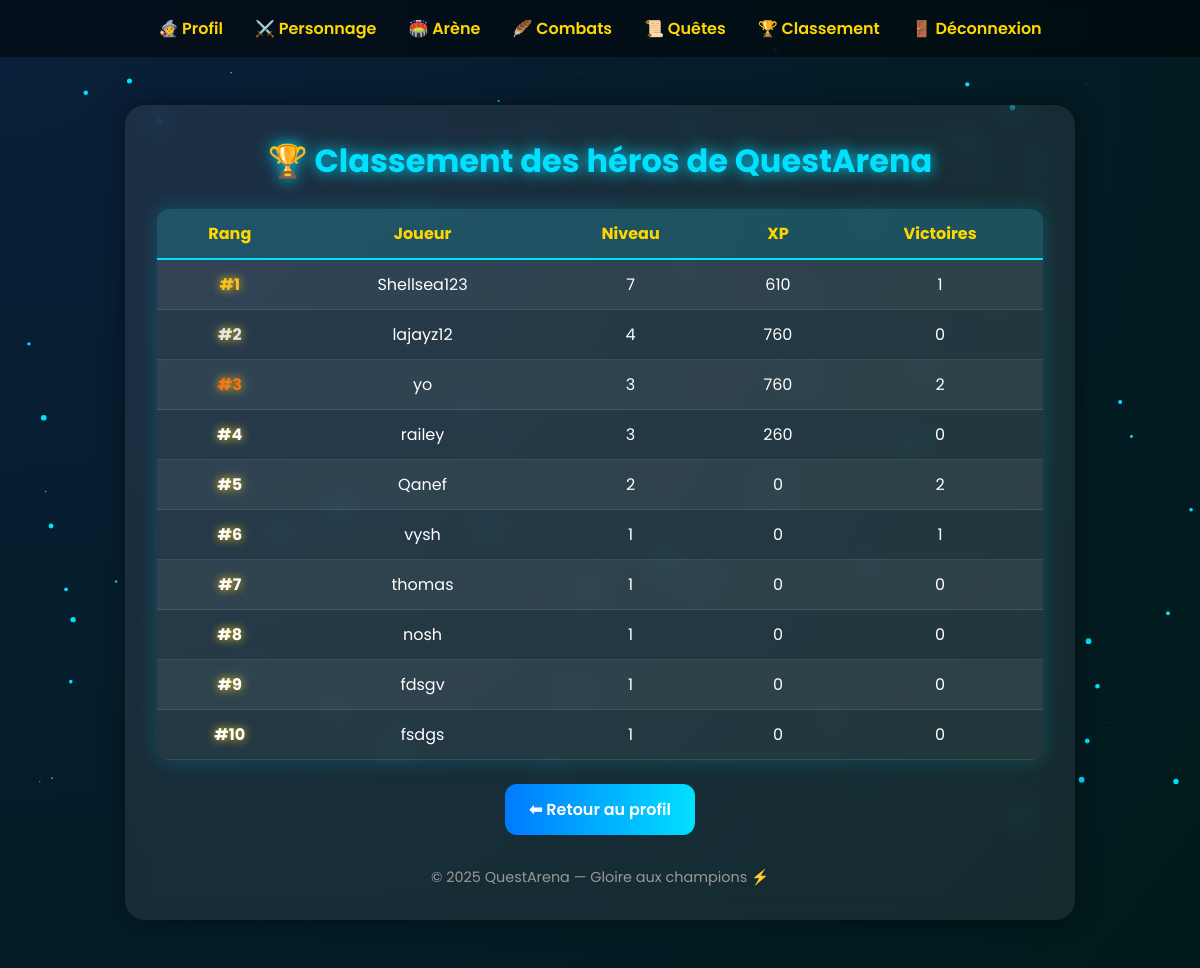
Page /Views/classement.php (signed in) on the committed database.
### tables this page shows
CREATE TABLE `personnage` (
  `id` int(11) NOT NULL,
  `joueur_id` int(11) DEFAULT NULL,
  `nom` varchar(50) DEFAULT NULL,
  `niveau` int(11) DEFAULT 1,
  `points_vie` int(11) DEFAULT 100,
  `attaque` int(11) DEFAULT 10,
  `defense` int(11) DEFAULT 5,
  `experience` int(11) DEFAULT 0,
  `victoires` int(11) DEFAULT 0
);

CREATE TABLE `joueur` (
  `id` int(11) NOT NULL,
  `pseudo` varchar(50) NOT NULL,
  `email` varchar(100) NOT NULL,
  `mot_de_passe` varchar(255) NOT NULL
);

### Views/classement.php (the view, shortened to what this page needs)
<?php
$db = new Database();
$pdo = $db->getConnection();
$stmt = $pdo->query("
    SELECT j.pseudo, p.niveau, p.experience, p.victoires
    FROM personnage p
    JOIN joueur j ON j.id = p.joueur_id
    ORDER BY p.niveau DESC, p.victoires DESC, p.experience DESC
    LIMIT 20
");
$classement = $stmt->fetchAll(PDO::FETCH_ASSOC);
?>
<!DOCTYPE html>
<html lang="fr">
<head>
</head>
<body>
<canvas id="particles"></canvas>
<header>
  <a href="profil.php">🧙 Profil</a>
  <a href="personnage.php">⚔️ Personnage</a>
  <a href="arene.php">🏟️ Arène</a>
  <a href="combat.php">🪶 Combats</a>
  <a href="quetes.php">📜 Quêtes</a>
  <a href="classement.php">🏆 Classement</a>
  <a href="deconnexion.php">🚪 Déconnexion</a>
</header>
<div class="container">
  <h1>🏆 Classement des héros de QuestArena</h1>
  <?php if (empty($classement)): ?>
    <p>Aucun héros n’a encore prouvé sa valeur...</p>
  <?php else: ?>
    <div class="table-container">
      <table>
        <tr>
          <th>Rang</th>
          <th>Joueur</th>
          <th>Niveau</th>
          <th>XP</th>
          <th>Victoires</th>
        </tr>
        <?php $rang=1; foreach($classement as $c):
          $class='';
          if($rang==1)$class='gold';
          elseif($rang==2)$class='silver';
          elseif($rang==3)$class='bronze';
        ?>
        <tr>
          <td class="rank <?= $class ?>">#<?= $rang ?></td>
          <td><?= htmlspecialchars($c['pseudo']); ?></td>
          <td><?= $c['niveau']; ?></td>
          <td><?= $c['experience']; ?></td>
          <td><?= $c['victoires']; ?></td>
        </tr>
        <?php $rang++; endforeach; ?>
      </table>
    </div>
  <?php endif; ?>
  <a href="profil.php" class="btn">⬅ Retour au profil</a>
  <div class="footer">© <?= date('Y'); ?> QuestArena — Gloire aux champions ⚡</div>
</div>
<script>
// ===== PARTICULES =====
const canvas=document.getElementById("particles");
const ctx=canvas.getContext("2d");
let particles=[];
function resize(){canvas.width=innerWidth;canvas.height=innerHeight;}
window.addEventListener("resize",resize);resize();
class Particle{
  constructor(){this.x=Math.random()*canvas.width;this.y=Math.random()*canvas.height;this.size=Math.random()*3;this.speedX=(Math.random()-.5);this.speedY=(Math.random()-.5);}
  update(){this.x+=this.speedX;this.y+=this.speedY;if(this.x<0||this.x>canvas.width)this.speedX*=-1;if(this.y<0||this.y>canvas.height)this.speedY*=-1;}
  draw(){ctx.beginPath();ctx.arc(this.x,this.y,this.size,0,Math.PI*2);ctx.fillStyle="#00e0ff";ctx.fill();}
}
for(let i=0;i<100;i++)particles.push(new Particle());
function animate(){ctx.clearRect(0,0,canvas.width,canvas.height);particles.forEach(p=>{p.update();p.draw();});requestAnimationFrame(animate);}
animate();
// ===== SON ÉPIQUE À L’OUVERTURE =====
window.addEventListener("load",()=>{
  const sound=new Audio("https://cdn.pixabay.com/download/audio/2021/09/30/audio_fad1a1ab7b.mp3?filename=game-award-6106.mp3");
  sound.volume=0.2;
  sound.play();
});
</script>
</body>
</html>

### Views/classement.php (style rules this page uses)
* { margin:0;padding:0;box-sizing:border-box;font-family:'Poppins',sans-serif; }
body { background:radial-gradient(circle at top left,#0a1f3a,#001a1a); color:#fff; overflow-x:hidden; min-height:100vh; }
canvas#particles { position:fixed;top:0;left:0;width:100%;height:100%;z-index:0; }
header { position:sticky;top:0;z-index:5; display:flex;justify-content:center;gap:2rem; background:rgba(0,0,0,0.5);backdrop-filter:blur(8px); padding:1rem; }
header a { text-decoration:none;color:#ffd700;font-weight:600;transition:.3s; }
.container { position:relative;z-index:2; max-width:950px;margin:3rem auto;padding:2rem; background:rgba(255,255,255,0.08); backdrop-filter:blur(12px); border-radius:20px; box-shadow:0 0 25px rgba(0,0,0,0.4); animation:fadeIn 1s ease; text-align:center; }
h1 { color:#00e0ff; text-shadow:0 0 15px #00e0ff; margin-bottom:1.5rem; font-size:2rem; }
.table-container { overflow-x:auto; border-radius:12px; box-shadow:0 0 20px rgba(0,224,255,0.2); }
table { width:100%; border-collapse:collapse; background:rgba(255,255,255,0.05); border-radius:12px; }
th,td { padding:12px 15px; text-align:center; border-bottom:1px solid rgba(255,255,255,0.1); }
th { background:rgba(0,224,255,0.15); color:#ffd700; border-bottom:2px solid #00e0ff; }
tr:nth-child(even) { background:rgba(255,255,255,0.05); }
.rank { font-weight:700; text-shadow:0 0 10px #facc15; animation:glowRank 2s ease-in-out infinite alternate; }
.gold { color:#fbbf24; }
.silver { color:#e5e7eb; }
.bronze { color:#f97316; }
.footer { text-align:center;margin-top:2rem;color:#999;font-size:.9rem; }
.btn { display:inline-block;margin-top:1.5rem;text-decoration:none; background:linear-gradient(90deg,#007aff,#00e0ff); color:white;font-weight:600;padding:.8rem 1.5rem; border-radius:12px;transition:all .3s ease; }

### rows in the picture
personnage: joueur.pseudo "Shellsea123", niveau "7", experience "610", victoires "1"
personnage: joueur.pseudo "lajayz12", niveau "4", experience "760", victoires "0"
personnage: joueur.pseudo "yo", niveau "3", experience "760", victoires "2"
personnage: joueur.pseudo "railey", niveau "3", experience "260", victoires "0"
personnage: joueur.pseudo "Qanef", niveau "2", experience "0", victoires "2"
personnage: joueur.pseudo "vysh", niveau "1", experience "0", victoires "1"
personnage: joueur.pseudo "thomas", niveau "1", experience "0", victoires "0"
personnage: joueur.pseudo "nosh", niveau "1", experience "0", victoires "0"
personnage: joueur.pseudo "fdsgv", niveau "1", experience "0", victoires "0"
personnage: joueur.pseudo "fsdgs", niveau "1", experience "0", victoires "0"
